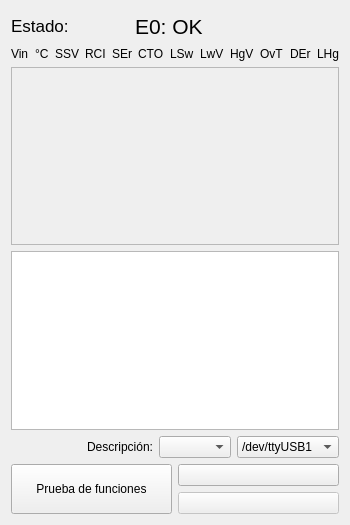
        <widget class="QWidget" name="Edo_ConexionConfig_and_Error_vertWidget" native="true">
         <property name="sizePolicy">
          <sizepolicy hsizetype="Preferred" vsizetype="Preferred">
           <horstretch>0</horstretch>
           <verstretch>0</verstretch>
          </sizepolicy>
         </property>
         <property name="maximumSize">
          <size>
           <width>300</width>
           <height>525</height>
          </size>
         </property>
         <layout class="QVBoxLayout" name="verticalLayout_12">
          <item>
           <layout class="QHBoxLayout" name="EstadoIsiukak_horLayout">
            <item>
             <widget class="QLabel" name="lblEstadoSistema">
              <property name="font">
               <font>
                <pointsize>13</pointsize>
               </font>
              </property>
              <property name="text">
               <string>Estado: </string>
              </property>
             </widget>
            </item>
            <item>
             <widget class="QLabel" name="estadoSistema_lbl">
              <property name="minimumSize">
               <size>
                <width>0</width>
                <height>30</height>
               </size>
              </property>
              <property name="font">
               <font>
                <pointsize>16</pointsize>
               </font>
              </property>
              <property name="text">
               <string>E0: OK</string>
              </property>
             </widget>
            </item>
            <item>
             <widget class="QLabel" name="label_6">
              <property name="maximumSize">
               <size>
                <width>80</width>
                <height>80</height>
               </size>
              </property>
              <property name="autoFillBackground">
               <bool>false</bool>
              </property>
              <property name="text">
               <string/>
              </property>
              <property name="pixmap">
               <pixmap resource="Resources.qrc">:/images/Isotipo.png</pixmap>
              </property>
              <property name="scaledContents">
               <bool>true</bool>
              </property>
             </widget>
            </item>
           </layout>
          </item>
          <item>
           <layout class="QGridLayout" name="driverErrorsHeaders_gridLayout">
            <item row="0" column="6">
             <widget class="QLabel" name="label_21">
              <property name="toolTip">
               <string>Limit/Kill Switch</string>
              </property>
              <property name="text">
               <string>LSw</string>
              </property>
             </widget>
            </item>
            <item row="0" column="10">
             <widget class="QLabel" name="label_25">
              <property name="toolTip">
               <string>Motor Driver Error</string>
              </property>
              <property name="text">
               <string>DEr</string>
              </property>
             </widget>
            </item>
            <item row="0" column="9">
             <widget class="QLabel" name="label_24">
              <property name="toolTip">
               <string>Over Temperature</string>
              </property>
              <property name="text">
               <string>OvT</string>
              </property>
             </widget>
            </item>
            <item row="0" column="5">
             <widget class="QLabel" name="label_20">
              <property name="toolTip">
               <string>Comm TimeOut</string>
              </property>
              <property name="text">
               <string>CTO</string>
              </property>
             </widget>
            </item>
            <item row="0" column="0">
             <widget class="QLabel" name="label_38">
              <property name="text">
               <string>Vin</string>
              </property>
             </widget>
            </item>
            <item row="0" column="7">
             <widget class="QLabel" name="label_22">
              <property name="toolTip">
               <string>Low Vin</string>
              </property>
              <property name="text">
               <string>LwV</string>
              </property>
             </widget>
            </item>
            <item row="0" column="8">
             <widget class="QLabel" name="label_23">
              <property name="toolTip">
               <string>High Vin</string>
              </property>
              <property name="text">
               <string>HgV</string>
              </property>
             </widget>
            </item>
            <item row="0" column="2">
             <widget class="QLabel" name="label_17">
              <property name="toolTip">
               <string>Safe Start Violation</string>
              </property>
              <property name="text">
               <string>SSV</string>
              </property>
             </widget>
            </item>
            <item row="0" column="3">
             <widget class="QLabel" name="label_18">
              <property name="toolTip">
               <string>Required Channel Invalid</string>
              </property>
              <property name="text">
               <string>RCI</string>
              </property>
             </widget>
            </item>
            <item row="0" column="4">
             <widget class="QLabel" name="label_19">
              <property name="toolTip">
               <string>Serial Error</string>
              </property>
              <property name="text">
               <string>SEr</string>
              </property>
             </widget>
            </item>
            <item row="0" column="1">
             <widget class="QLabel" name="label_37">
              <property name="text">
               <string>°C</string>
              </property>
             </widget>
            </item>
            <item row="0" column="11">
             <widget class="QLabel" name="label_41">
              <property name="toolTip">
               <string>ERR Line  High</string>
              </property>
              <property name="text">
               <string>LHg</string>
              </property>
             </widget>
            </item>
           </layout>
          </item>
          <item>
           <layout class="QGridLayout" name="driverErrorsValues_gridLayout"/>
          </item>
          <item>
           <widget class="QPlainTextEdit" name="driversValues_txt">
            <property name="enabled">
             <bool>false</bool>
            </property>
            <property name="sizePolicy">
             <sizepolicy hsizetype="Preferred" vsizetype="Preferred">
              <horstretch>0</horstretch>
              <verstretch>0</verstretch>
             </sizepolicy>
            </property>
            <property name="maximumSize">
             <size>
              <width>16777215</width>
              <height>220</height>
             </size>
            </property>
            <property name="plainText">
             <string/>
            </property>
           </widget>
          </item>
          <item>
           <widget class="QPlainTextEdit" name="erroresSalida_txt">
            <property name="sizePolicy">
             <sizepolicy hsizetype="Preferred" vsizetype="Preferred">
              <horstretch>0</horstretch>
              <verstretch>0</verstretch>
             </sizepolicy>
            </property>
            <property name="minimumSize">
             <size>
              <width>100</width>
              <height>0</height>
             </size>
            </property>
            <property name="baseSize">
             <size>
              <width>300</width>
              <height>0</height>
             </size>
            </property>
            <property name="plainText">
             <string/>
            </property>
           </widget>
          </item>
          <item>
           <layout class="QHBoxLayout" name="horizontalLayout_4">
            <item>
             <spacer name="horizontalSpacer">
              <property name="orientation">
               <enum>Qt::Horizontal</enum>
              </property>
              <property name="sizeHint" stdset="0">
               <size>
                <width>40</width>
                <height>20</height>
               </size>
              </property>
             </spacer>
            </item>
            <item>
             <widget class="QLabel" name="lblDescripcion">
              <property name="layoutDirection">
               <enum>Qt::RightToLeft</enum>
              </property>
              <property name="autoFillBackground">
               <bool>false</bool>
              </property>
              <property name="text">
               <string>Descripción:</string>
              </property>
              <property name="alignment">
               <set>Qt::AlignRight|Qt::AlignTrailing|Qt::AlignVCenter</set>
              </property>
             </widget>
            </item>
            <item>
             <layout class="QHBoxLayout" name="horizontalLayout_2">
              <item>
               <widget class="QComboBox" name="cmbBaudRate">
                <property name="currentIndex">
                 <number>-1</number>
                </property>
               </widget>
              </item>
              <item>
               <widget class="QComboBox" name="cmbSerialPortSelector">
                <property name="currentIndex">
                 <number>1</number>
                </property>
                <item>
                 <property name="text">
                  <string>/dev/ttyUSB0</string>
                 </property>
                </item>
                <item>
                 <property name="text">
                  <string>/dev/ttyUSB1</string>
                 </property>
                </item>
                <item>
                 <property name="text">
                  <string>/dev/ttyUSB2</string>
                 </property>
                </item>
                <item>
                 <property name="text">
                  <string>/dev/ttyACM0</string>
                 </property>
                </item>
                <item>
                 <property name="text">
                  <string>/dev/ttyACM1</string>
                 </property>
                </item>
               </widget>
              </item>
             </layout>
            </item>
           </layout>
          </item>
          <item>
           <layout class="QHBoxLayout" name="horizontalLayout_3">
            <item>
             <widget class="QPushButton" name="btnParoEmergencia">
              <property name="sizePolicy">
               <sizepolicy hsizetype="Preferred" vsizetype="Preferred">
                <horstretch>0</horstretch>
                <verstretch>0</verstretch>
               </sizepolicy>
              </property>
              <property name="text">
               <string>Prueba de funciones</string>
              </property>
             </widget>
            </item>
            <item>
             <layout class="QVBoxLayout" name="verticalLayout_3">
              <item>
               <widget class="QPushButton" name="btnConectar">
                <property name="enabled">
                 <bool>true</bool>
                </property>
                <property name="sizePolicy">
                 <sizepolicy hsizetype="Preferred" vsizetype="Fixed">
                  <horstretch>0</horstretch>
                  <verstretch>0</verstretch>
                 </sizepolicy>
                </property>
                <property name="text">
                 <string/>
                </property>
                <property name="icon">
                 <iconset resource="Resources.qrc">
                  <normaloff>:/images/connect.png</normaloff>:/images/connect.png</iconset>
                </property>
               </widget>
              </item>
              <item>
               <widget class="QPushButton" name="btnDesconectar">
                <property name="enabled">
                 <bool>false</bool>
                </property>
                <property name="sizePolicy">
                 <sizepolicy hsizetype="Preferred" vsizetype="Fixed">
                  <horstretch>0</horstretch>
                  <verstretch>0</verstretch>
                 </sizepolicy>
                </property>
                <property name="text">
                 <string/>
                </property>
                <property name="icon">
                 <iconset resource="Resources.qrc">
                  <normaloff>:/images/disconnect.png</normaloff>:/images/disconnect.png</iconset>
                </property>
               </widget>
              </item>
             </layout>
            </item>
           </layout>
          </item>
         </layout>
        </widget>
